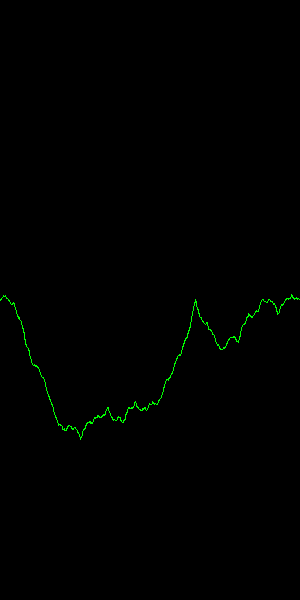

Python code for this plot:
import math
import random
from PIL import Image

# Image dimensions
IMG_WIDTH = 300
IMG_HEIGHT = 600

# Create a new RGB image
image = Image.new("RGB", (IMG_WIDTH, IMG_HEIGHT))


def draw_fractal_curve(xa: float, ya: float, xb: float, yb: float, roughness: float):
    """
    Recursively draw a fractal curve between points (xa, ya) and (xb, yb).
    """
    xa_int = int(xa)
    ya_int = int(ya)
    xb_int = int(xb)
    yb_int = int(yb)

    dx = xb - xa
    dy = yb - ya
    distance = math.hypot(dx, dy)

    if distance <= 1:
        for x, y in [(xa_int, ya_int), (xb_int, yb_int)]:
            if 0 <= x < IMG_WIDTH and 0 <= y < IMG_HEIGHT:
                image.putpixel((x, y), (0, 255, 0))
        return

    mid_x = xa + dx * roughness
    mid_y = ya + dy * roughness + math.copysign(dx * roughness, random.uniform(-0.5, 0.5))

    draw_fractal_curve(xa, ya, mid_x, mid_y, roughness)
    draw_fractal_curve(mid_x, mid_y, xb, yb, roughness)


def main():
    # Random roughness for the curve
    roughness = random.uniform(0.3, 0.7)

    # Start drawing the fractal curve
    start_y = (IMG_HEIGHT - 1) / 2
    draw_fractal_curve(0, start_y, IMG_WIDTH - 1, start_y, roughness)

    # Save the result
    image.save("random_fractal_curve.png", "PNG")
    print("Fractal curve saved as 'random_fractal_curve.png'")


if __name__ == '__main__':
    main()
